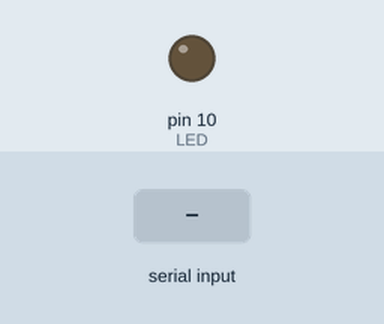
Recording of a sketch running on a simulated Arduino Uno, built with avr-gcc and run on an emulated ATmega328P. Parts: output pins drawn as LEDs (lit = HIGH). Inputs (shaded band) come from the test bench.

Above: at 1.2 s.
1.3 s: byte 120 received over Serial
At 2.7 s:
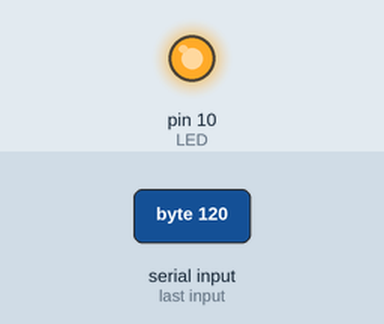
Timing chart, 0 to 4.3 s (numbered marks = the images above; inputs shaded):
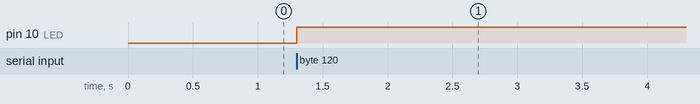

The sketch:

hello_world.ino
```cpp
int LED = 10;
int rx = 0;

void setup() {
  pinMode(LED, OUTPUT);
  digitalWrite(LED, LOW);

  Serial.begin(9600);
}

void loop() {
  if (Serial.available() > 0) {
    rx = Serial.read();
    if(rx >= 105)
      digitalWrite(LED, HIGH);
    else
      digitalWrite(LED, LOW);
  }
}
```

Measured:
- after the input at 1.3 s, pin 10 (LED): LOW → HIGH at once
